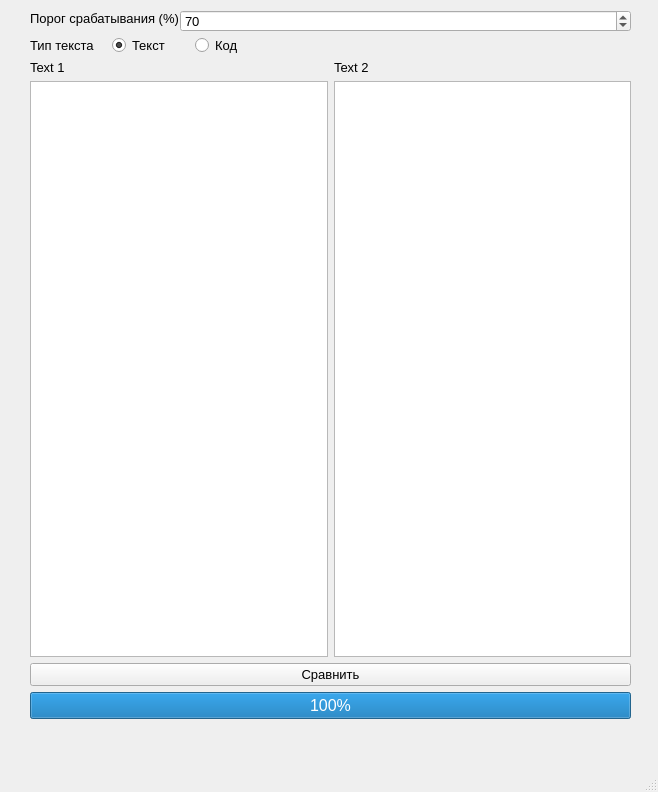
<?xml version="1.0" encoding="UTF-8"?>
<ui version="4.0">
 <class>MainWindow</class>
 <widget class="QMainWindow" name="MainWindow">
  <property name="geometry">
   <rect>
    <x>0</x>
    <y>0</y>
    <width>658</width>
    <height>792</height>
   </rect>
  </property>
  <property name="font">
   <font>
    <pointsize>10</pointsize>
   </font>
  </property>
  <property name="windowTitle">
   <string>MainWindow</string>
  </property>
  <widget class="QWidget" name="centralwidget">
   <widget class="QWidget" name="verticalLayoutWidget">
    <property name="geometry">
     <rect>
      <x>30</x>
      <y>60</y>
      <width>601</width>
      <height>691</height>
     </rect>
    </property>
    <layout class="QVBoxLayout" name="verticalLayout">
     <property name="sizeConstraint">
      <enum>QLayout::SetNoConstraint</enum>
     </property>
     <item>
      <layout class="QHBoxLayout" name="horizontalLayout_3">
       <property name="sizeConstraint">
        <enum>QLayout::SetNoConstraint</enum>
       </property>
       <item>
        <widget class="QLabel" name="label_2">
         <property name="text">
          <string>Text 1</string>
         </property>
        </widget>
       </item>
       <item>
        <widget class="QLabel" name="label_3">
         <property name="text">
          <string>Text 2</string>
         </property>
        </widget>
       </item>
      </layout>
     </item>
     <item>
      <layout class="QHBoxLayout" name="horizontalLayout">
       <property name="sizeConstraint">
        <enum>QLayout::SetNoConstraint</enum>
       </property>
       <item>
        <widget class="QTextEdit" name="text_1"/>
       </item>
       <item>
        <widget class="QTextEdit" name="text_2"/>
       </item>
      </layout>
     </item>
     <item>
      <widget class="QPushButton" name="compare">
       <property name="text">
        <string>Сравнить</string>
       </property>
      </widget>
     </item>
     <item>
      <widget class="QProgressBar" name="res">
       <property name="font">
        <font>
         <pointsize>12</pointsize>
        </font>
       </property>
       <property name="whatsThis">
        <string/>
       </property>
       <property name="accessibleName">
        <string/>
       </property>
       <property name="value">
        <number>100</number>
       </property>
       <property name="format">
        <string>%v%</string>
       </property>
      </widget>
     </item>
     <item>
      <widget class="QLabel" name="conclusion">
       <property name="font">
        <font>
         <pointsize>17</pointsize>
         <weight>50</weight>
         <bold>false</bold>
        </font>
       </property>
       <property name="text">
        <string/>
       </property>
       <property name="alignment">
        <set>Qt::AlignCenter</set>
       </property>
      </widget>
     </item>
    </layout>
   </widget>
   <widget class="QSpinBox" name="threshold">
    <property name="geometry">
     <rect>
      <x>180</x>
      <y>10</y>
      <width>451</width>
      <height>22</height>
     </rect>
    </property>
    <property name="font">
     <font>
      <pointsize>10</pointsize>
     </font>
    </property>
    <property name="maximum">
     <number>100</number>
    </property>
    <property name="value">
     <number>70</number>
    </property>
   </widget>
   <widget class="QLabel" name="label">
    <property name="geometry">
     <rect>
      <x>30</x>
      <y>10</y>
      <width>151</width>
      <height>16</height>
     </rect>
    </property>
    <property name="font">
     <font>
      <pointsize>10</pointsize>
     </font>
    </property>
    <property name="text">
     <string>Порог срабатывания (%)</string>
    </property>
   </widget>
   <widget class="QWidget" name="horizontalLayoutWidget">
    <property name="geometry">
     <rect>
      <x>30</x>
      <y>30</y>
      <width>241</width>
      <height>31</height>
     </rect>
    </property>
    <layout class="QHBoxLayout" name="horizontalLayout_2">
     <item>
      <widget class="QLabel" name="label_4">
       <property name="text">
        <string>Тип текста</string>
       </property>
      </widget>
     </item>
     <item>
      <widget class="QRadioButton" name="rad_text">
       <property name="text">
        <string>Текст</string>
       </property>
       <property name="checked">
        <bool>true</bool>
       </property>
      </widget>
     </item>
     <item>
      <widget class="QRadioButton" name="rad_code">
       <property name="text">
        <string>Код</string>
       </property>
      </widget>
     </item>
    </layout>
   </widget>
  </widget>
  <widget class="QMenuBar" name="menubar">
   <property name="geometry">
    <rect>
     <x>0</x>
     <y>0</y>
     <width>658</width>
     <height>21</height>
    </rect>
   </property>
  </widget>
  <widget class="QStatusBar" name="statusbar"/>
 </widget>
 <resources/>
 <connections/>
</ui>
